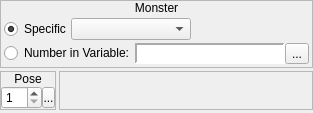
        <widget class="QWidget" name="wMonster">
         <layout class="QVBoxLayout" name="verticalLayout_29">
          <property name="spacing">
           <number>3</number>
          </property>
          <property name="margin">
           <number>0</number>
          </property>
          <item>
           <widget class="QFrame" name="frame_3">
            <property name="frameShape">
             <enum>QFrame::StyledPanel</enum>
            </property>
            <property name="frameShadow">
             <enum>QFrame::Raised</enum>
            </property>
            <layout class="QVBoxLayout" name="verticalLayout_3">
             <property name="spacing">
              <number>0</number>
             </property>
             <property name="margin">
              <number>0</number>
             </property>
             <item>
              <widget class="QLabel" name="label_3">
               <property name="sizePolicy">
                <sizepolicy hsizetype="Preferred" vsizetype="Fixed">
                 <horstretch>0</horstretch>
                 <verstretch>0</verstretch>
                </sizepolicy>
               </property>
               <property name="text">
                <string>Monster</string>
               </property>
               <property name="alignment">
                <set>Qt::AlignCenter</set>
               </property>
              </widget>
             </item>
             <item>
              <widget class="QWidget" name="widget_5" native="true">
               <layout class="QVBoxLayout" name="verticalLayout_11">
                <property name="spacing">
                 <number>3</number>
                </property>
                <property name="margin">
                 <number>3</number>
                </property>
                <item>
                 <widget class="QWidget" name="widget_39" native="true">
                  <layout class="QHBoxLayout" name="horizontalLayout_14">
                   <property name="spacing">
                    <number>0</number>
                   </property>
                   <property name="margin">
                    <number>0</number>
                   </property>
                   <item>
                    <widget class="QRadioButton" name="rbMonster_Specific">
                     <property name="sizePolicy">
                      <sizepolicy hsizetype="Fixed" vsizetype="Fixed">
                       <horstretch>0</horstretch>
                       <verstretch>0</verstretch>
                      </sizepolicy>
                     </property>
                     <property name="text">
                      <string>Specific</string>
                     </property>
                     <property name="checked">
                      <bool>true</bool>
                     </property>
                    </widget>
                   </item>
                   <item>
                    <widget class="QComboBox" name="cboxMonster">
                     <property name="minimumSize">
                      <size>
                       <width>120</width>
                       <height>0</height>
                      </size>
                     </property>
                     <property name="maximumSize">
                      <size>
                       <width>120</width>
                       <height>16777215</height>
                      </size>
                     </property>
                    </widget>
                   </item>
                   <item>
                    <spacer name="horizontalSpacer_8">
                     <property name="orientation">
                      <enum>Qt::Horizontal</enum>
                     </property>
                     <property name="sizeHint" stdset="0">
                      <size>
                       <width>40</width>
                       <height>20</height>
                      </size>
                     </property>
                    </spacer>
                   </item>
                  </layout>
                 </widget>
                </item>
                <item>
                 <widget class="QWidget" name="widget_40" native="true">
                  <layout class="QHBoxLayout" name="horizontalLayout_3">
                   <property name="spacing">
                    <number>0</number>
                   </property>
                   <property name="margin">
                    <number>0</number>
                   </property>
                   <item>
                    <widget class="QRadioButton" name="rbMonster_Variable">
                     <property name="sizePolicy">
                      <sizepolicy hsizetype="Fixed" vsizetype="Fixed">
                       <horstretch>0</horstretch>
                       <verstretch>0</verstretch>
                      </sizepolicy>
                     </property>
                     <property name="text">
                      <string>Number in Variable:</string>
                     </property>
                    </widget>
                   </item>
                   <item>
                    <widget class="QWidget" name="wMonster_Variable" native="true">
                     <layout class="QHBoxLayout" name="horizontalLayout_19">
                      <property name="spacing">
                       <number>0</number>
                      </property>
                      <property name="margin">
                       <number>0</number>
                      </property>
                      <item>
                       <widget class="QLabel" name="lblMonster_Variable">
                        <property name="sizePolicy">
                         <sizepolicy hsizetype="Preferred" vsizetype="Preferred">
                          <horstretch>0</horstretch>
                          <verstretch>0</verstretch>
                         </sizepolicy>
                        </property>
                        <property name="minimumSize">
                         <size>
                          <width>150</width>
                          <height>0</height>
                         </size>
                        </property>
                        <property name="font">
                         <font>
                          <family>Monospace</family>
                         </font>
                        </property>
                        <property name="styleSheet">
                         <string notr="true">background-color: palette(base);</string>
                        </property>
                        <property name="frameShape">
                         <enum>QFrame::Panel</enum>
                        </property>
                        <property name="frameShadow">
                         <enum>QFrame::Sunken</enum>
                        </property>
                        <property name="lineWidth">
                         <number>2</number>
                        </property>
                        <property name="text">
                         <string/>
                        </property>
                       </widget>
                      </item>
                      <item>
                       <widget class="QToolButton" name="bMonster_BrowseVariables">
                        <property name="text">
                         <string>...</string>
                        </property>
                        <property name="icon">
                         <iconset resource="gui_icons.qrc">
                          <normaloff>:/icons/fileopen.png</normaloff>:/icons/fileopen.png</iconset>
                        </property>
                       </widget>
                      </item>
                     </layout>
                    </widget>
                   </item>
                  </layout>
                 </widget>
                </item>
               </layout>
              </widget>
             </item>
            </layout>
           </widget>
          </item>
          <item>
           <widget class="QWidget" name="widget_43" native="true">
            <layout class="QHBoxLayout" name="horizontalLayout_33">
             <property name="spacing">
              <number>3</number>
             </property>
             <property name="margin">
              <number>0</number>
             </property>
             <item>
              <widget class="QFrame" name="frame_17">
               <property name="sizePolicy">
                <sizepolicy hsizetype="Fixed" vsizetype="Preferred">
                 <horstretch>0</horstretch>
                 <verstretch>0</verstretch>
                </sizepolicy>
               </property>
               <property name="frameShape">
                <enum>QFrame::StyledPanel</enum>
               </property>
               <property name="frameShadow">
                <enum>QFrame::Raised</enum>
               </property>
               <layout class="QVBoxLayout" name="verticalLayout_28">
                <property name="spacing">
                 <number>0</number>
                </property>
                <property name="margin">
                 <number>0</number>
                </property>
                <item>
                 <widget class="QLabel" name="label_8">
                  <property name="sizePolicy">
                   <sizepolicy hsizetype="Preferred" vsizetype="Fixed">
                    <horstretch>0</horstretch>
                    <verstretch>0</verstretch>
                   </sizepolicy>
                  </property>
                  <property name="text">
                   <string>Pose</string>
                  </property>
                  <property name="alignment">
                   <set>Qt::AlignCenter</set>
                  </property>
                 </widget>
                </item>
                <item>
                 <widget class="QWidget" name="widget_17" native="true">
                  <layout class="QHBoxLayout" name="horizontalLayout_15">
                   <property name="spacing">
                    <number>0</number>
                   </property>
                   <property name="margin">
                    <number>0</number>
                   </property>
                   <item>
                    <widget class="QSpinBox" name="sbMonsterPose">
                     <property name="accelerated">
                      <bool>true</bool>
                     </property>
                     <property name="minimum">
                      <number>1</number>
                     </property>
                     <property name="maximum">
                      <number>32</number>
                     </property>
                    </widget>
                   </item>
                   <item>
                    <widget class="SpinBoxSideButton" name="bMonsterPoseSideButton">
                     <property name="minimumSize">
                      <size>
                       <width>13</width>
                       <height>21</height>
                      </size>
                     </property>
                     <property name="maximumSize">
                      <size>
                       <width>13</width>
                       <height>21</height>
                      </size>
                     </property>
                     <property name="text">
                      <string>...</string>
                     </property>
                     <property name="icon">
                      <iconset resource="gui_icons.qrc">
                       <normaloff>:/icons/spinBoxSideButton.png</normaloff>:/icons/spinBoxSideButton.png</iconset>
                     </property>
                     <property name="iconSize">
                      <size>
                       <width>8</width>
                       <height>16</height>
                      </size>
                     </property>
                    </widget>
                   </item>
                  </layout>
                 </widget>
                </item>
               </layout>
              </widget>
             </item>
             <item>
              <widget class="QFrame" name="frame_15">
               <property name="frameShape">
                <enum>QFrame::StyledPanel</enum>
               </property>
               <property name="frameShadow">
                <enum>QFrame::Raised</enum>
               </property>
              </widget>
             </item>
            </layout>
           </widget>
          </item>
          <item>
           <widget class="QFrame" name="frame_18">
            <property name="sizePolicy">
             <sizepolicy hsizetype="Preferred" vsizetype="Expanding">
              <horstretch>0</horstretch>
              <verstretch>0</verstretch>
             </sizepolicy>
            </property>
            <property name="frameShape">
             <enum>QFrame::StyledPanel</enum>
            </property>
            <property name="frameShadow">
             <enum>QFrame::Raised</enum>
            </property>
           </widget>
          </item>
         </layout>
        </widget>
